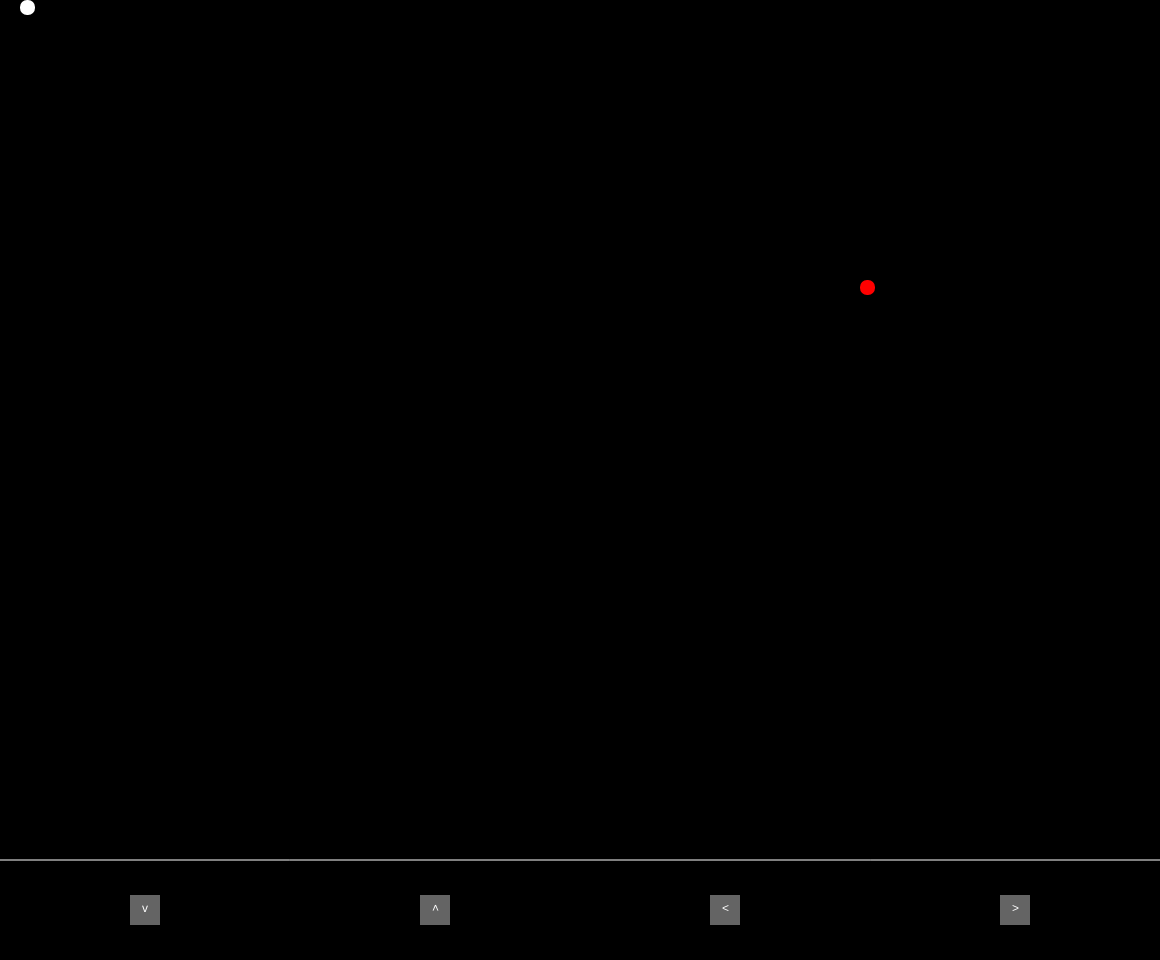
Frame 1 (no input)
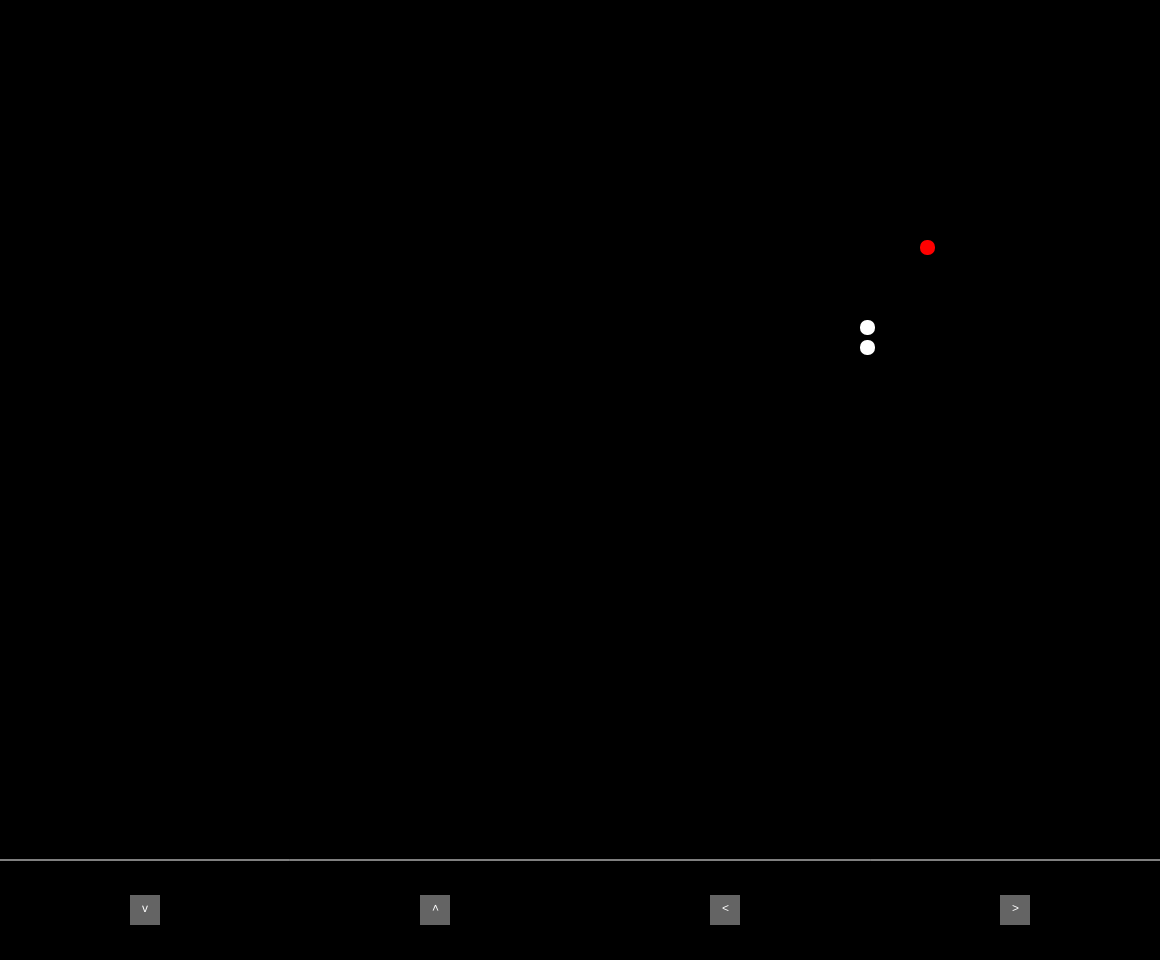
Frame 60 (no input)
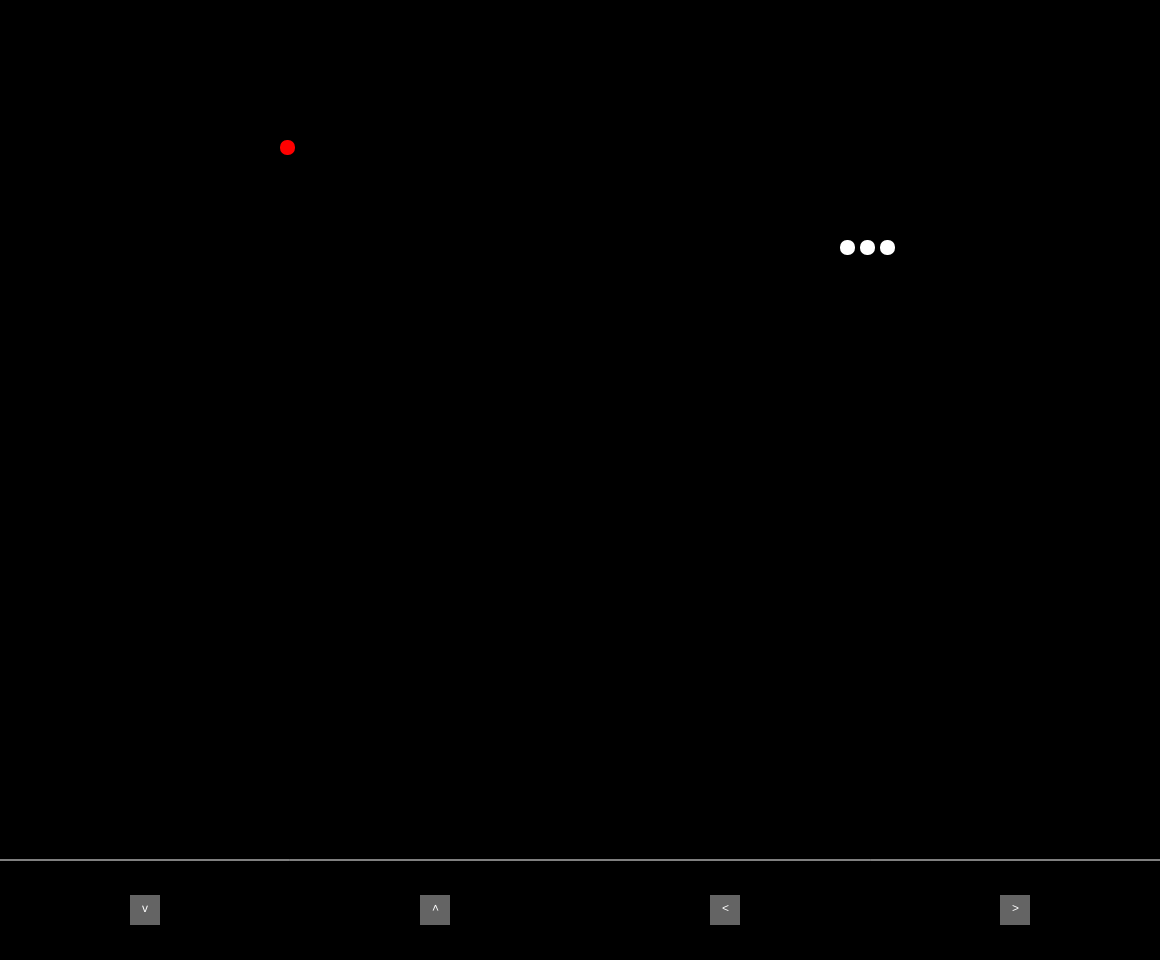
Frame 120 (the mouse pressed at the canvas centre since frame 60)

The p5.js sketch that drew these frames (run headless with seeded random() and noise() and a simulated clock; from frame 60 on, the mouse is pressed at the canvas centre):

// p5.js sketch
// ── sketch.js
alert(
  "Welcome to the game !!! , Here the bot controls the snake,use (s,m,f) to change the speed of the snake,"
);
var isFill = [],
  snakeBody = [[0, 0]],
  controlButtons = [],
  CheatCodeForLengthExtention = false,
  dir = [-1, 0, 1];
const scale = 20;
var headX = 0,
  headY = 0,
  updateX = 1,
  updateY = 0,
  foodX,
  foodY,
  score = 0,
  movesCount = 0;

function setup() {
  createCanvas(
    floor((innerWidth - 30) / scale) * scale,
    floor((innerHeight - 30) / scale) * scale
  );
  background(0);
  height -= 5 * scale;
  for (let i = 0; i < width; i += scale) {
    var eachRow = [];
    for (let j = 0; j < height; j += scale) {
      eachRow.push(false);
    }
    isFill.push(eachRow);
  }
  stroke(255);
  line(0, height, width, height);
  noStroke();
  frameRate(20);
  foodX = floor(random(0, width));
  foodY = floor(random(0, height));
  drawFood();
  for (let i = 0; i < 4; i++) {
    controlButtons.push(
      new Controls((i * width) / 4 + width / 8, height + scale, "v˄<>"[i], i)
    );
  }
}
function mousePressed() {
  for (let i = 0; i < 4; i++) {
    controlButtons[i].clicked();
  }
}

function keyPressed() {
  if (keyCode == DOWN_ARROW) {
    updateX = 0;
    updateY = 1;
  } else if (keyCode == UP_ARROW) {
    updateX = 0;
    updateY = -1;
  } else if (keyCode == LEFT_ARROW) {
    updateX = -1;
    updateY = 0;
  } else if (keyCode == RIGHT_ARROW) {
    updateX = 1;
    updateY = 0;
  } else if (key == "f") {
    frameRate(120);
  } else if (key == "s") {
    frameRate(4);
  } else if (key == "m") {
    frameRate(30);
  } else if (key == " ") {
    CheatCodeForLengthExtention = !CheatCodeForLengthExtention;
  } else if (key == "t" && false) {
    noLoop();
    background(0);
    fill(100);
    for (let i = 0; i < isFill.length; i++) {
      for (let j = 0; j < isFill[0].length; j++) {
        if (isFill[i][j]) drawPart(i, j);
      }
    }
  }
}

function draw() {
  BOT();
  headX += updateX;
  headY += updateY;
  if (headX < 0) {
    headX = isFill.length - 1;
  } else if (headX >= isFill.length) {
    headX = 0;
  } else if (headY < 0) {
    headY = isFill[0].length - 1;
  } else if (headY >= isFill[0].length) {
    headY = 0;
  }
  if (isFill[headX][headY]) {
    endGame();
    return;
  }
  if (headX == foodX && headY == foodY) {
    drawFood();
    score += snakeBody.length;
    /*if (score > 500) {
      frameRate(60);
    }
    if (score > 200) {
      frameRate(35);
    } else if (score > 100) {
      frameRate(20);
    } else if (score > 30) {
      frameRate(15);
    } else if (score > 10) {
      frameRate(10);
    } else {
      frameRate(8);
    }*/
  } else {
    removeTail();
  }
  fill(255);
  drawPart(headX, headY);
  snakeBody.push([headX, headY]);
  isFill[headX][headY] = true;
  // if (movesCount == 15) {
  //   createBlocks();
  //   movesCount = 0;
  // } else movesCount++;
}

function BOT() {
  if (snakeBody.length > 10 || snakeBody.length % 2 == 0) {
    poorWay();
  } else if (headX != foodX) {
    if (headX > foodX) {
      updateX = -1;
      updateY = 0;
    } else {
      updateX = 1;
      updateY = 0;
    }
  } else if (headY != foodY) {
    if (headY > foodY) {
      updateX = 0;
      updateY = -1;
    } else {
      updateX = 0;
      updateY = 1;
    }
  }
  let counter = 0;
  if (isFill[modx(headX + updateX)][mody(headY + updateY)]) {
    // console.log("B:", updateX, updateY);
    // if (updateX) updateX = -updateX;
    // else updateY = -updateY;
    // console.log("A:", updateX, updateY);
    // if (isFill[modx(headX + updateX)][mody(headY + updateY)]) {
    //   if (updateX) {
    //     updateX = 0;
    //     updateY = -1;
    //   } else {
    //     updateX = -1;
    //     updateY = 0;
    //   }
    // }
    //console.log("WARNING");
    for (let i = 0; i < 3; i++) {
      for (let j = 0; j < 3; j++) {
        if (abs(dir[i] + dir[j]) != 1) continue;
        if (isFill[modx(headX + dir[i])][mody(headY + dir[j])] == false) {
          updateX = dir[i];
          updateY = dir[j];
          log(i, j);
          i = 3;
          break;
        }
      }
    }
    //console.log("UP", headX, headY, updateX, updateY);
  }
  if (false)
    while (isFill[headX + updateX][headY + updateY] && counter < 10) {
      updateY++;
      if (updateY == 2) {
        updateX++;
        updateY = -1;
      }
      counter++;
    }
}

function poorWay() {
  if (headX == isFill.length - 1) {
    if (isFill.length & 1) {
      if (headY == 0) {
      } else if (headY == isFill[0].length - 1) {
        updateX = -1;
        updateY = 0;
      } else {
        updateX = 0;
        updateY = -1;
      }
    } else {
      if (headY == isFill[0].length - 1) {
        updateX = -1;
        updateY = 0;
      } else {
        updateX = 0;
        updateY = 1;
      }
    }
  } else if (
    headY == isFill[0].length - 1 &&
    headX + 1 < foodX &&
    headX + 1 < snakeBody[0][0]
  ) {
    updateX = 0;
    updateY = -1;
  } else if (
    isFill[headX + 1][headY] == false &&
    checkCondition(/*headX + 3 + (snakeBody.length + 100) / height, foodX*/) &&
    headY != isFill[0].length - 1
  ) {
    updateX = 1;
    updateY = 0;
  } else if (headX == 0) {
    if (headY == 0) {
      updateX = 1;
      updateY = 0;
    } else {
      updateX = 0;
      updateY = -1;
    }
  } else if (headY == 0) {
    if ((headX & 1) == 1) {
      updateX = 0;
      updateY = 1;
    } else {
      updateX = 1;
      updateY = 0;
    }
  } else if (headY == isFill[0].length - 2) {
    if (isFill[headX][headY + 1] == false && headX > foodX) {
      updateX = 0;
      updateY = 1;
    } else if ((headX & 1) == 1) {
      updateX = 1;
      updateY = 0;
    } else {
      updateX = 0;
      updateY = -1;
    }
  } else if (headY == isFill[0].length - 1) {
    updateX = -1;
    updateY = 0;
  } else if ((headX & 1) == 1) {
    updateX = 0;
    updateY = 1;
  } else {
    updateX = 0;
    updateY = -1;
  }
}

function drawPart(x, y, radius = 7) {
  rect(x * scale, y * scale, 15, 15, radius);
}
function removePart(x, y) {
  fill(0);
  rect(x * scale, y * scale, 15, 15);
}
function drawFood() {
  fill(255, 0, 0);
  do {
    foodX = floor(random(0, width / scale));
    foodY = floor(random(0, height / scale));
  } while (isFill[foodX][foodY]);
  drawPart(foodX, foodY);
}

function removeTail() {
  if (CheatCodeForLengthExtention) {
    return;
  }
  const tailToBeDeleted = snakeBody.shift();
  removePart(tailToBeDeleted[0], tailToBeDeleted[1]);
  isFill[tailToBeDeleted[0]][tailToBeDeleted[1]] = false;
}

class Snake {
  constructor(newX, newY) {
    this.x = newX;
    this.y = newY;
  }
}
function checkCondition(a, b) {
  // if (a < headX && a > foodX) return false;
  //console.log(a, b);
  //return a < b || (headX > b && modx(a) > headX);
  if (foodX == headX || headX + 1 == foodX) return false;
  //if (snakeBody.length < isFill.length + isFill.length) return true;
  if (snakeBody[0][1] == isFill[0].length - 1) return true;
  if (foodX < headX && snakeBody[0][0] < headX) return false;
  return snakeBody[0][0] != headX + 1 && snakeBody[0][0] != headX;
}

function createBlocks() {
  var BlockX = floor(random(0, width / scale));
  var BlockY = floor(random(0, height / scale));
  while (isFill[BlockX][BlockY]) {
    BlockX = floor(random(0, width / scale));
    BlockY = floor(random(0, height / scale));
  }
  isFill[BlockX][BlockY] = true;
  fill(100);
  drawPart(BlockX, BlockY, 0);
}

class Controls {
  constructor(newX, newY, label, val) {
    this.x = newX - 15;
    this.y = newY + 15;
    this.w = 30;
    this.h = 30;
    this.val = val;
    fill(100);
    rect(this.x, this.y, this.w, this.h);
    fill(255);
    text(label, this.x + 12, this.y + 17);
  }
  clicked() {
    if (
      this.x <= mouseX &&
      mouseX <= this.x + this.w &&
      this.y <= mouseY &&
      mouseY <= this.y + this.h
    ) {
      if (this.val == 0) {
        updateX = 0;
        updateY = 1;
      } else if (this.val == 1) {
        updateX = 0;
        updateY = -1;
      } else if (this.val == 2) {
        updateX = -1;
        updateY = 0;
      } else if (this.val == 3) {
        updateX = 1;
        updateY = 0;
      }
    }
  }
}

function endGame() {
  noLoop();
  return;
  background(255, 0, 0);
  textSize(32);
  text("You Lost !!!", width / 3, height / 3);
  text("Your Score is " + score, width / 3, height / 3 + 40);
  noLoop();
}

function modx(x) {
  if (x < 0) x += isFill.length;
  if (x < isFill.length) return x;
  return x - isFill.length;
}
function mody(x) {
  if (x < 0) x += isFill[0].length;
  if (x < isFill[0].length) return x;
  return x - isFill[0].length;
}
